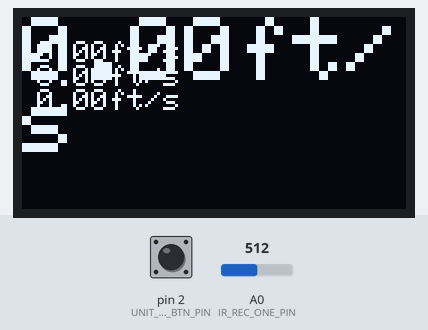
The sketch below on a simulated Arduino Uno, built with avr-gcc and run on an emulated ATmega328P. Parts: 128×64 one-colour display. Inputs (shaded band) come from the test bench; at power-on: pin 2 (UNIT_TOG_BTN_PIN) HIGH, A0 (IR_REC_ONE_PIN) = 512.

Above: at 0.1 s.

The sketch:

arduino-chronograph-v2.ino
```cpp
#include <Adafruit_SSD1306.h>
#include <Adafruit_GFX.h>
#include <Button.h>

#define SCREEN_WIDTH 128
#define SCREEN_HEIGHT 64

#define IR_REC_ONE_PIN 0                  //pins for IR Gate
#define IR_REC_TWO_PIN 1                  //pins for IR gate
#define GATE_DISPLACEMENT 0.22916666666   //distance between gate, in feet
#define IR_GATE_TRIP_VAL 60               //value at which the IR gate is considered "blocked", or "tripped"

#define UNIT_TOG_BTN_PIN 2
#define FPS 0
#define MPH 1
#define MPS 2
#define KMPH 3


Adafruit_SSD1306 display(4);

Button unitTogBtn (UNIT_TOG_BTN_PIN, true, true, 20);

double firstTripTime, secondTripTime;    //keep track of timing between IR gate breakage
boolean hasFirstTripped = false;    //flag to ensure proper timing

int currentUnit = 0;
double chronoReadings[5] = {0, 0, 0, 0, 0};
int units[5] = {0, 0, 0, 0, 0};
String trailingUnits[5] = {"ft/s", "mi/hr", "m/s", "km/hr"};
float unitConversion[5] = {1};

void setup () {
  display.begin(SSD1306_SWITCHCAPVCC, 0x3C);  //begin dispaly
  displayVals();                              //display vals
}

void loop () {
  toggUnits();
  chrono();   //check and do chrono
}

void toggUnits () {
  unitTogBtn.read();
  if (unitTogBtn.wasPressed()) {
    if (currentUnit == 3) {
      currentUnit = 0;
    } else {
      currentUnit++;
    }
  }
}

//chrono timing and trip checking
void chrono () {
  if (!hasFirstTripped && (map(analogRead(IR_REC_ONE_PIN), 0, 1024, 0, 100) > IR_GATE_TRIP_VAL) ) {
    firstTripTime = micros();
    hasFirstTripped = true;
  }

  if (hasFirstTripped && (map(analogRead(IR_REC_TWO_PIN), 0, 1024, 0, 100) > IR_GATE_TRIP_VAL) ) {
    secondTripTime = micros();
    hasFirstTripped = false;
    calculateChronoReadings();
  }
}

//chrono calculations based on time
double calculateChronoReadings () {
  double chronoReading = (double)GATE_DISPLACEMENT/((secondTripTime - firstTripTime) / 1000000) * unitConversion[currentUnit];
  if (findFirstEmptyVal(true) == -1) {
    chronoReadings[0] = chronoReading;
  } else {
    chronoReadings[findFirstEmptyVal(true)] = chronoReading;
    units[findFirstEmptyVal(false)] = currentUnit;
  }

  displayVals();       //display vals
}

int findFirstEmptyVal (bool isFromChronoReadings) {
  int valToReturn = -1;
  for (int i = 0; i < 5; i++) {
    if (isFromChronoReadings && chronoReadings[i] == 0) {
      valToReturn = i;
    } else if (!isFromChronoReadings && units[i] == 0) {
      valToReturn = i;
    }
  }

  return valToReturn;
}

//display text to screen
void displayVals () {
    display.clearDisplay();                 //clear display
    display.setTextColor(WHITE);            //set text color for display

    display.setTextSize(3);                 //set text size for dispaly
    display.setCursor(0, 0);                //set cursor so display knows where to type
    display.print((String)chronoReadings[0] + trailingUnits[currentUnit]);

    display.setTextSize(1);
    for (int i = 1; i < (findFirstEmptyVal(true) == -1 ? 5 : findFirstEmptyVal(true)); i++) {
      display.setCursor(5, (i * 8));
      display.print((String)chronoReadings[i] + trailingUnits[units[i]]);
    }

    display.display();                      //display chrono reading
}
```
